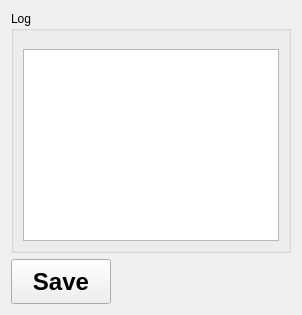
      <widget class="QWidget" name="log_tab">
       <attribute name="title">
        <string>Log</string>
       </attribute>
       <layout class="QGridLayout" name="gridLayout">
        <item row="0" column="0">
         <widget class="QGroupBox" name="log_group">
          <property name="title">
           <string>Log</string>
          </property>
          <layout class="QGridLayout" name="gridLayout_6">
           <property name="topMargin">
            <number>18</number>
           </property>
           <item row="0" column="0">
            <widget class="QTextBrowser" name="log_textbox">
             <property name="font">
              <font>
               <family>MS Shell Dlg 2</family>
               <pointsize>10</pointsize>
              </font>
             </property>
             <property name="locale">
              <locale language="English" country="UnitedStates"/>
             </property>
             <property name="documentTitle">
              <string/>
             </property>
             <property name="html">
              <string>&lt;!DOCTYPE HTML PUBLIC &quot;-//W3C//DTD HTML 4.0//EN&quot; &quot;http://www.w3.org/TR/REC-html40/strict.dtd&quot;&gt;
&lt;html&gt;&lt;head&gt;&lt;meta name=&quot;qrichtext&quot; content=&quot;1&quot; /&gt;&lt;style type=&quot;text/css&quot;&gt;
p, li { white-space: pre-wrap; }
&lt;/style&gt;&lt;/head&gt;&lt;body style=&quot; font-family:'MS Shell Dlg 2'; font-size:10pt; font-weight:400; font-style:normal;&quot;&gt;
&lt;p style=&quot;-qt-paragraph-type:empty; margin-top:0px; margin-bottom:0px; margin-left:0px; margin-right:0px; -qt-block-indent:0; text-indent:0px;&quot;&gt;&lt;br /&gt;&lt;/p&gt;&lt;/body&gt;&lt;/html&gt;</string>
             </property>
            </widget>
           </item>
          </layout>
         </widget>
        </item>
        <item row="1" column="0">
         <widget class="QPushButton" name="save_log_button">
          <property name="minimumSize">
           <size>
            <width>0</width>
            <height>45</height>
           </size>
          </property>
          <property name="maximumSize">
           <size>
            <width>100</width>
            <height>16777215</height>
           </size>
          </property>
          <property name="font">
           <font>
            <family>MS Shell Dlg 2</family>
            <pointsize>18</pointsize>
            <weight>75</weight>
            <bold>true</bold>
           </font>
          </property>
          <property name="text">
           <string>Save</string>
          </property>
         </widget>
        </item>
       </layout>
      </widget>
